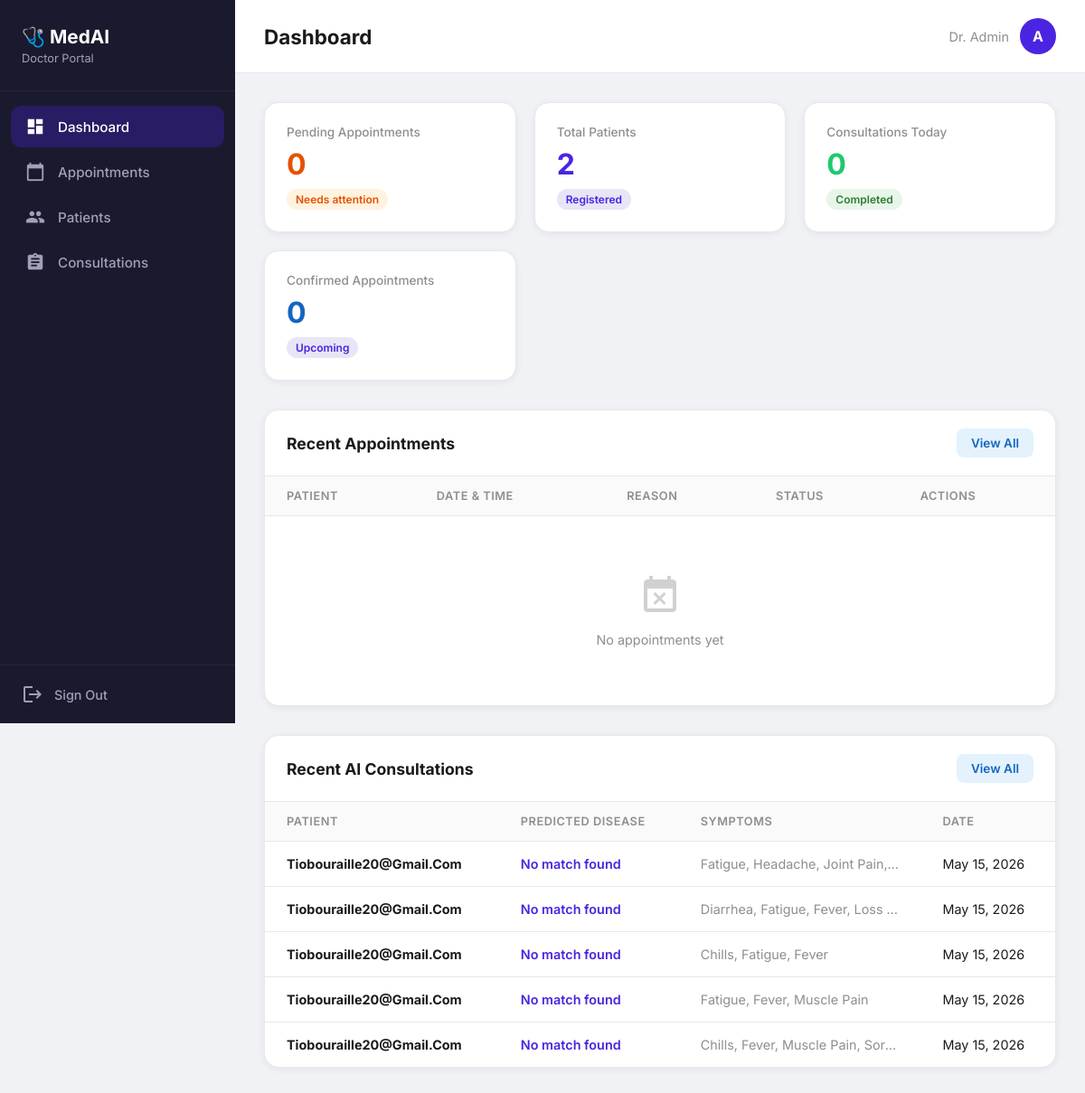
Before: /doctor/ (signed in) with the older database file.
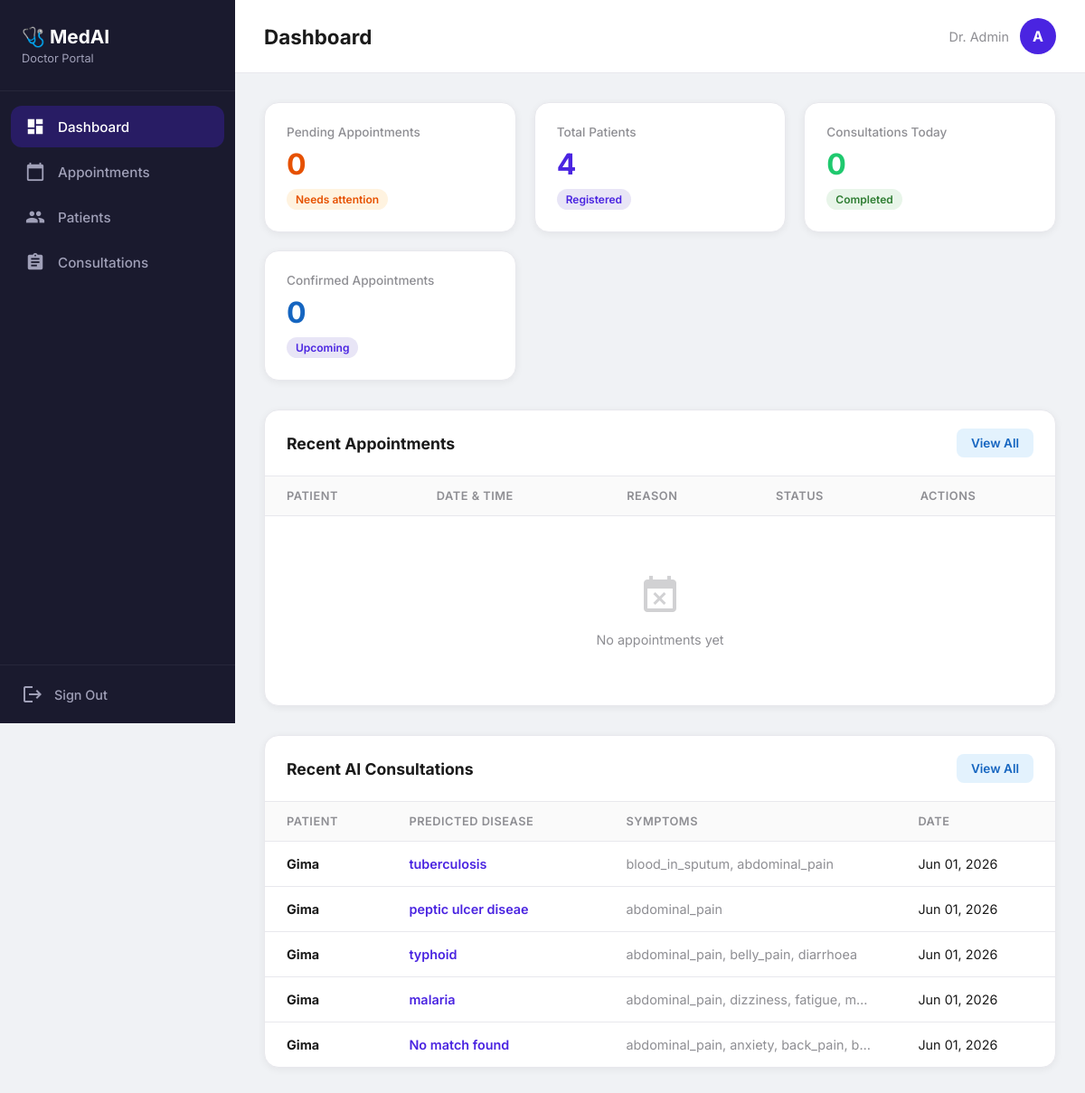
After: the same page with the newer database file.
### core/models.py (models this page shows, shortened)
class ConsultationHistory(models.Model):
    user = models.ForeignKey(User, on_delete=models.CASCADE, related_name='consultations')
    predicted_disease = models.CharField(max_length=100)
    recommended_medication = models.TextField(blank=True, null=True)
    symptoms_reported = models.TextField()
    created_at = models.DateTimeField(auto_now_add=True)

### core/doctor_views.py (the view)
# urls.py: path('doctor/', doctor_views.doctor_dashboard, name='doctor_dashboard'),
@login_required
@user_passes_test(is_doctor, login_url='login')
def doctor_dashboard(request):
    today = timezone.now().date()
    pending_count = Appointment.objects.filter(status='PENDING').count()
    confirmed_count = Appointment.objects.filter(status='CONFIRMED').count()
    patient_count = User.objects.filter(is_staff=False, is_superuser=False).count()
    today_consultations = ConsultationHistory.objects.filter(
        created_at__date=today
    ).count()
    recent_appointments = Appointment.objects.all().order_by('-created_at')[:5]
    recent_consultations = ConsultationHistory.objects.all().order_by('-created_at')[:5]
    return render(request, 'core/doctor/doctor_dashboard.html', {
        'pending_count': pending_count,
        'confirmed_count': confirmed_count,
        'patient_count': patient_count,
        'today_consultations': today_consultations,
        'recent_appointments': recent_appointments,
        'recent_consultations': recent_consultations,
    })

### core/doctor_views.py (called while the page is built)
def is_doctor(user):
    return user.is_staff

### core/templates/core/doctor/doctor_dashboard.html (shortened to what this page needs)
{% extends 'core/doctor/_base_doctor.html' %}
{% block page_title %}Dashboard{% endblock %}
{% block doc_content %}
<div class="stat-grid">
    <div class="stat-card">
        <div class="stat-label">Pending Appointments</div>
        <div class="stat-value" style="color: #E65100;">{{ pending_count }}</div>
        <span class="stat-badge pending">Needs attention</span>
    </div>
    <div class="stat-card">
        <div class="stat-label">Total Patients</div>
        <div class="stat-value" style="color: var(--doc-primary);">{{ patient_count }}</div>
        <span class="stat-badge info">Registered</span>
    </div>
    <div class="stat-card">
        <div class="stat-label">Consultations Today</div>
        <div class="stat-value" style="color: var(--doc-success);">{{ today_consultations }}</div>
        <span class="stat-badge success">Completed</span>
    </div>
    <div class="stat-card">
        <div class="stat-label">Confirmed Appointments</div>
        <div class="stat-value" style="color: #1565C0;">{{ confirmed_count }}</div>
        <span class="stat-badge info">Upcoming</span>
    </div>
</div>
<div class="doc-table-wrap">
    <div class="doc-table-header">
        <h2>Recent Appointments</h2>
        <a href="{% url 'doctor_appointments' %}" class="doc-btn doc-btn-confirm">View All</a>
    </div>
    <table class="doc-table">
        <thead>
            <tr>
                <th>Patient</th>
                <th>Date & Time</th>
                <th>Reason</th>
                <th>Status</th>
                <th>Actions</th>
            </tr>
        </thead>
        <tbody>
            {% for appt in recent_appointments %}
            <tr>
                <td><strong>{{ appt.user.username|title }}</strong></td>
                <td>{{ appt.appointment_date|date:"M d, Y — g:i A" }}</td>
                <td style="max-width: 200px; overflow: hidden; text-overflow: ellipsis; white-space: nowrap;">{{ appt.reason }}</td>
                <td>
                    <span class="status-badge {{ appt.status|lower }}">{{ appt.get_status_display }}</span>
                </td>
                <td>
                    {% if appt.status == 'PENDING' %}
                        <a href="{% url 'doctor_update_appointment' appt.id 'CONFIRMED' %}" class="doc-btn doc-btn-confirm">Confirm</a>
                    {% elif appt.status == 'CONFIRMED' %}
                        <a href="{% url 'doctor_update_appointment' appt.id 'COMPLETED' %}" class="doc-btn doc-btn-complete">Complete</a>
                    {% endif %}
                </td>
            </tr>
            {% empty %}
            <tr>
                <td colspan="5">
                    <div class="doc-empty">
                        <i class="material-icons">event_busy</i>
                        <p>No appointments yet</p>
                    </div>
                </td>
            </tr>
            {% endfor %}
        </tbody>
    </table>
</div>
<div class="doc-table-wrap">
    <div class="doc-table-header">
        <h2>Recent AI Consultations</h2>
        <a href="{% url 'doctor_consultations' %}" class="doc-btn doc-btn-confirm">View All</a>
    </div>
    <table class="doc-table">
        <thead>
            <tr>
                <th>Patient</th>
                <th>Predicted Disease</th>
                <th>Symptoms</th>
                <th>Date</th>
            </tr>
        </thead>
        <tbody>
            {% for c in recent_consultations %}
            <tr>
                <td><strong>{{ c.user.username|title }}</strong></td>
                <td style="color: var(--doc-primary); font-weight: 600;">{{ c.predicted_disease }}</td>
                <td style="max-width: 250px; overflow: hidden; text-overflow: ellipsis; white-space: nowrap; color: var(--doc-text-muted);">{{ c.symptoms_reported }}</td>
                <td>{{ c.created_at|date:"M d, Y" }}</td>
            </tr>
            {% endfor %}
        </tbody>
    </table>
</div>
{% endblock %}

Changed rows visible on the page:
no longer on this page (row unchanged): ConsultationHistory: user.username "Tiobouraille20@Gmail.Com", predicted_disease "No match found", symptoms_reported "Fatigue, Headache, Joint Pain,…", created_at "May 15, 2026"
no longer on this page (row unchanged): ConsultationHistory: user.username "Tiobouraille20@Gmail.Com", predicted_disease "No match found", symptoms_reported "Diarrhea, Fatigue, Fever, Loss…", created_at "May 15, 2026"
no longer on this page (row unchanged): ConsultationHistory: user.username "Tiobouraille20@Gmail.Com", predicted_disease "No match found", symptoms_reported "Chills, Fatigue, Fever", created_at "May 15, 2026"
no longer on this page (row unchanged): ConsultationHistory: user.username "Tiobouraille20@Gmail.Com", predicted_disease "No match found", symptoms_reported "Fatigue, Fever, Muscle Pain", created_at "May 15, 2026"
no longer on this page (row unchanged): ConsultationHistory: user.username "Tiobouraille20@Gmail.Com", predicted_disease "No match found", symptoms_reported "Chills, Fever, Muscle Pain, Sor…", created_at "May 15, 2026"
added ConsultationHistory: user.username "Gima", predicted_disease "tuberculosis", symptoms_reported "blood_in_sputum, abdominal_pain", created_at "Jun 01, 2026"
added ConsultationHistory: user.username "Gima", predicted_disease "peptic ulcer diseae", symptoms_reported "abdominal_pain", created_at "Jun 01, 2026"
added ConsultationHistory: user.username "Gima", predicted_disease "typhoid", symptoms_reported "abdominal_pain, belly_pain, diarrhoea", created_at "Jun 01, 2026"
added ConsultationHistory: user.username "Gima", predicted_disease "malaria", symptoms_reported "abdominal_pain, dizziness, fatigue, m…", created_at "Jun 01, 2026"
added ConsultationHistory: user.username "Gima", predicted_disease "No match found", symptoms_reported "abdominal_pain, anxiety, back_pain, b…", created_at "Jun 01, 2026"
Other visible differences:
{{ patient_count }}: "2" → "4"
